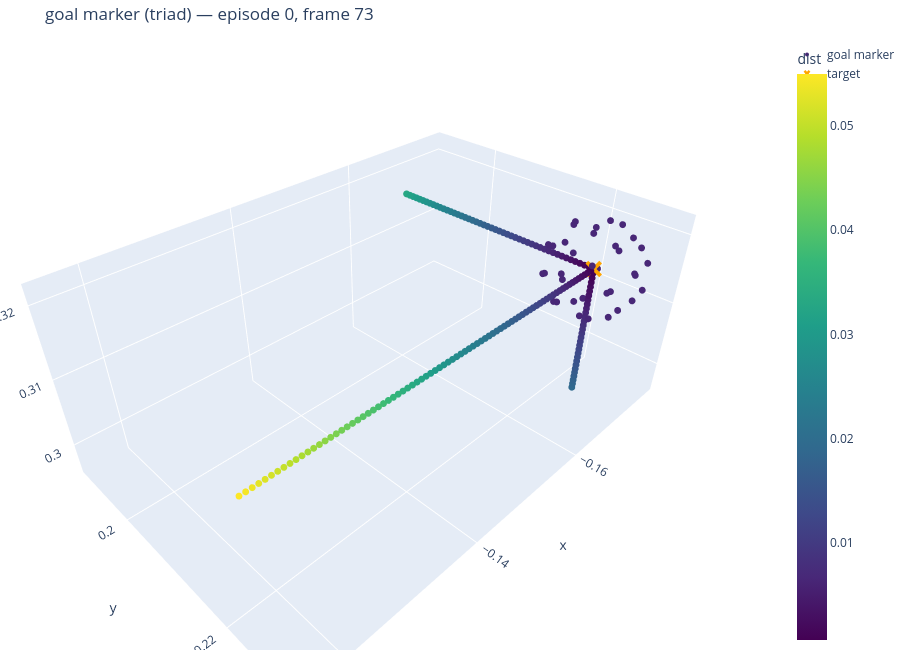

The cell this chart's notebook holds for it:
### Markdown cell above
## Optional: zoom to just the goal-marker triad

Renders only the goal-marker slots (plus the target anchor) so the oriented triad
shape — origin cluster + three unequal arms — is clearly visible and you can verify
the orientation matches `goal_quat`.

### Code cell
gp = pts[is_goal]
if gp.shape[0] == 0:
    print("No goal-marker points at this frame (invalid or goal_marker_points=0).")
else:
    # Color goal points by distance from the target so the arms are distinguishable.
    d = np.linalg.norm(gp - target_xyz[None, :], axis=1)
    figm = go.Figure(data=[
        go.Scatter3d(
            x=gp[:, 0], y=gp[:, 1], z=gp[:, 2], mode="markers",
            marker=dict(size=4, color=d, colorscale="Viridis", colorbar=dict(title="dist")),
            name="goal marker",
        ),
        go.Scatter3d(
            x=[target_xyz[0]], y=[target_xyz[1]], z=[target_xyz[2]], mode="markers",
            name="target", marker=dict(size=6, color="orange", symbol="x"),
        ),
    ])
    figm.update_layout(
        title=f"goal marker ({goal_marker_style}) — episode {EPISODE}, frame {row}",
        scene=dict(aspectmode="data", xaxis_title="x", yaxis_title="y", zaxis_title="z"),
        height=650, margin=dict(l=0, r=0, t=40, b=0),
    )
    figm.show()

### Figure 1 — Plotly figure (JSON) as saved in the notebook; plotly's stock layout.template omitted (floating-point values rounded to 4 significant figures; data arrays with more than 128 entries replaced by an {"elided": "..."} marker saying what was removed)
{"data": [{"marker": {"color": {"elided": "192 float values"}, "colorbar": {"title": {"text": "dist"}}, "colorscale": [[0, "#440154"], [0.1111, "#482878"], [0.2222, "#3e4989"], [0.3333, "#31688e"], [0.4444, "#26828e"], [0.5556, "#1f9e89"], [0.6667, "#35b779"], [0.7778, "#6ece58"], [0.8889, "#b5de2b"], [1, "#fde725"]], "size": 4}, "mode": "markers", "name": "goal marker", "type": "scatter3d", "x": {"elided": "192 float values"}, "y": {"elided": "192 float values"}, "z": {"elided": "192 float values"}}, {"marker": {"color": "orange", "size": 6, "symbol": "x"}, "mode": "markers", "name": "target", "type": "scatter3d", "x": [-0.1707], "y": [0.2232], "z": [0.3155]}], "layout": {"height": 650, "margin": {"b": 0, "l": 0, "r": 0, "t": 40}, "scene": {"aspectmode": "data", "xaxis": {"title": {"text": "x"}}, "yaxis": {"title": {"text": "y"}}, "zaxis": {"title": {"text": "z"}}}, "title": {"text": "goal marker (triad) — episode 0, frame 73"}}}
